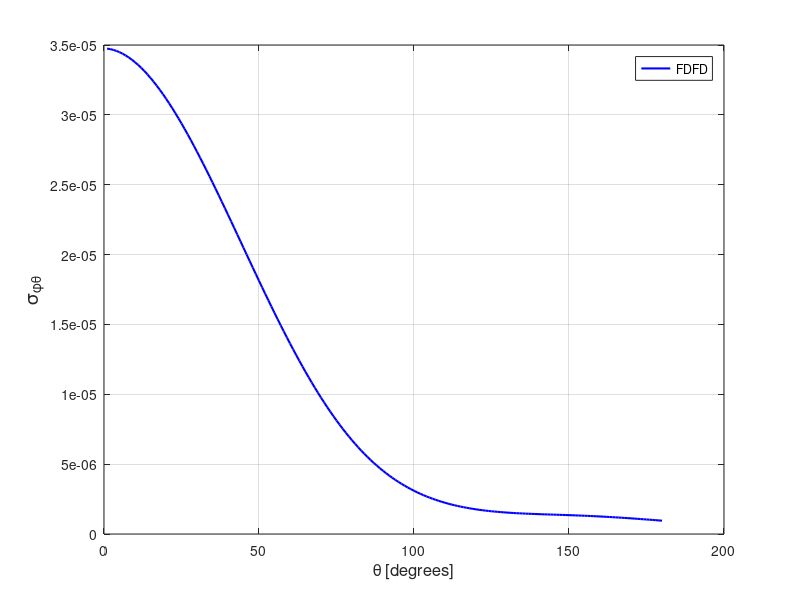

The MATLAB source for this figure:
spt = [ 
    1  0.34742192E-04
    2  0.34705736E-04
    3  0.34651042E-04
    4  0.34577799E-04
    5  0.34486526E-04
    6  0.34377346E-04
    7  0.34250370E-04
    8  0.34106532E-04
    9  0.33945373E-04
   10  0.33767737E-04
   11  0.33574037E-04
   12  0.33363856E-04
   13  0.33138629E-04
   14  0.32898592E-04
   15  0.32643286E-04
   16  0.32374170E-04
   17  0.32090960E-04
   18  0.31794301E-04
   19  0.31485022E-04
   20  0.31162654E-04
   21  0.30829116E-04
   22  0.30483312E-04
   23  0.30127085E-04
   24  0.29760078E-04
   25  0.29382432E-04
   26  0.28995293E-04
   27  0.28599708E-04
   28  0.28194858E-04
   29  0.27782327E-04
   30  0.27361035E-04
   31  0.26934340E-04
   32  0.26500329E-04
   33  0.26059653E-04
   34  0.25614419E-04
   35  0.25162972E-04
   36  0.24707446E-04
   37  0.24247985E-04
   38  0.23785013E-04
   39  0.23318808E-04
   40  0.22850247E-04
   41  0.22379227E-04
   42  0.21906737E-04
   43  0.21433149E-04
   44  0.20958300E-04
   45  0.20483652E-04
   46  0.20009402E-04
   47  0.19535781E-04
   48  0.19063245E-04
   49  0.18592527E-04
   50  0.18123706E-04
   51  0.17657310E-04
   52  0.17193845E-04
   53  0.16733959E-04
   54  0.16277889E-04
   55  0.15825935E-04
   56  0.15377898E-04
   57  0.14935212E-04
   58  0.14497939E-04
   59  0.14065558E-04
   60  0.13639014E-04
   61  0.13219488E-04
   62  0.12805751E-04
   63  0.12399530E-04
   64  0.11999930E-04
   65  0.11606915E-04
   66  0.11222270E-04
   67  0.10845149E-04
   68  0.10476236E-04
   69  0.10114615E-04
   70  0.97619832E-05
   71  0.94178722E-05
   72  0.90816284E-05
   73  0.87547278E-05
   74  0.84360072E-05
   75  0.81264743E-05
   76  0.78255825E-05
   77  0.75334592E-05
   78  0.72500225E-05
   79  0.69761354E-05
   80  0.67103574E-05
   81  0.64537439E-05
   82  0.62058343E-05
   83  0.59661475E-05
   84  0.57356260E-05
   85  0.55134801E-05
   86  0.52995065E-05
   87  0.50937024E-05
   88  0.48959882E-05
   89  0.47063195E-05
   90  0.45245947E-05
   91  0.43501286E-05
   92  0.41833068E-05
   93  0.40235295E-05
   94  0.38711455E-05
   95  0.37256095E-05
   96  0.35867636E-05
   97  0.34543862E-05
   98  0.33282906E-05
   99  0.32083269E-05
  100  0.30944789E-05
  101  0.29861044E-05
  102  0.28830477E-05
  103  0.27857275E-05
  104  0.26930934E-05
  105  0.26058372E-05
  106  0.25230031E-05
  107  0.24450944E-05
  108  0.23711777E-05
  109  0.23018551E-05
  110  0.22360719E-05
  111  0.21742903E-05
  112  0.21163492E-05
  113  0.20616415E-05
  114  0.20105970E-05
  115  0.19625945E-05
  116  0.19176784E-05
  117  0.18756234E-05
  118  0.18363461E-05
  119  0.17998046E-05
  120  0.17654251E-05
  121  0.17335392E-05
  122  0.17040848E-05
  123  0.16765518E-05
  124  0.16511218E-05
  125  0.16273282E-05
  126  0.16055465E-05
  127  0.15853319E-05
  128  0.15663840E-05
  129  0.15490511E-05
  130  0.15330349E-05
  131  0.15181441E-05
  132  0.15044993E-05
  133  0.14917654E-05
  134  0.14799371E-05
  135  0.14689986E-05
  136  0.14587869E-05
  137  0.14491197E-05
  138  0.14399835E-05
  139  0.14314811E-05
  140  0.14232711E-05
  141  0.14155344E-05
  142  0.14079154E-05
  143  0.14004435E-05
  144  0.13932893E-05
  145  0.13861186E-05
  146  0.13788582E-05
  147  0.13716229E-05
  148  0.13642009E-05
  149  0.13568686E-05
  150  0.13490752E-05
  151  0.13411892E-05
  152  0.13329703E-05
  153  0.13244021E-05
  154  0.13155523E-05
  155  0.13064345E-05
  156  0.12967937E-05
  157  0.12868642E-05
  158  0.12764908E-05
  159  0.12657380E-05
  160  0.12544452E-05
  161  0.12428153E-05
  162  0.12307584E-05
  163  0.12182281E-05
  164  0.12053405E-05
  165  0.11919930E-05
  166  0.11782162E-05
  167  0.11641127E-05
  168  0.11496278E-05
  169  0.11347839E-05
  170  0.11195859E-05
  171  0.11040405E-05
  172  0.10883130E-05
  173  0.10722065E-05
  174  0.10559505E-05
  175  0.10394338E-05
  176  0.10227523E-05
  177  0.10058892E-05
  178  0.98887585E-06
  179  0.97183795E-06
  180  0.95465168E-06
  181  0.93744279E-06
  182  0.92019621E-06
  183  0.90297618E-06
  184  0.88577934E-06
  185  0.86866277E-06
  186  0.85160133E-06
  187  0.83465625E-06
  188  0.81786516E-06
  189  0.80121612E-06
  190  0.78478280E-06
  191  0.76855031E-06
  192  0.75252086E-06
  193  0.73675812E-06
  194  0.72122111E-06
  195  0.70600811E-06
  196  0.69108933E-06
  197  0.67648739E-06
  198  0.66220980E-06
  199  0.64825423E-06
  200  0.63478177E-06
  201  0.62164793E-06
  202  0.60885344E-06
  203  0.59641133E-06
  204  0.58445829E-06
  205  0.57293227E-06
  206  0.56177663E-06
  207  0.55109564E-06
  208  0.54084018E-06
  209  0.53109699E-06
  210  0.52176080E-06
  211  0.51295478E-06
  212  0.50460227E-06
  213  0.49671013E-06
  214  0.48934686E-06
  215  0.48246216E-06
  216  0.47607583E-06
  217  0.47026722E-06
  218  0.46495157E-06
  219  0.46015694E-06
  220  0.45595047E-06
  221  0.45219525E-06
  222  0.44900938E-06
  223  0.44642601E-06
  224  0.44439847E-06
  225  0.44300086E-06
  226  0.44214420E-06
  227  0.44201246E-06
  228  0.44246073E-06
  229  0.44354823E-06
  230  0.44524117E-06
  231  0.44775499E-06
  232  0.45100123E-06
  233  0.45486360E-06
  234  0.45967118E-06
  235  0.46529840E-06
  236  0.47164360E-06
  237  0.47904888E-06
  238  0.48728634E-06
  239  0.49658047E-06
  240  0.50693887E-06
  241  0.51851327E-06
  242  0.53130748E-06
  243  0.54525663E-06
  244  0.56065386E-06
  245  0.57756029E-06
  246  0.59606617E-06
  247  0.61617260E-06
  248  0.63821807E-06
  249  0.66209549E-06
  250  0.68819321E-06
  251  0.71643399E-06
  252  0.74710169E-06
  253  0.78041853E-06
  254  0.81643344E-06
  255  0.85544048E-06
  256  0.89775057E-06
  257  0.94328516E-06
  258  0.99252327E-06
  259  0.10457396E-05
  260  0.11029261E-05
  261  0.11649855E-05
  262  0.12314781E-05
  263  0.13030023E-05
  264  0.13800386E-05
  265  0.14623940E-05
  266  0.15508956E-05
  267  0.16455722E-05
  268  0.17471941E-05
  269  0.18558436E-05
  270  0.19715178E-05
  271  0.20951347E-05
  272  0.22267448E-05
  273  0.23667849E-05
  274  0.25158311E-05
  275  0.26740136E-05
  276  0.28416484E-05
  277  0.30191216E-05
  278  0.32068069E-05
  279  0.34050722E-05
  280  0.36142178E-05
  281  0.38345629E-05
  282  0.40665586E-05
  283  0.43097107E-05
  284  0.45652178E-05
  285  0.48331631E-05
  286  0.51134375E-05
  287  0.54061406E-05
  288  0.57120533E-05
  289  0.60300804E-05
  290  0.63611878E-05
  291  0.67052592E-05
  292  0.70628043E-05
  293  0.74332206E-05
  294  0.78161102E-05
  295  0.82122406E-05
  296  0.86207810E-05
  297  0.90423146E-05
  298  0.94754869E-05
  299  0.99210520E-05
  300  0.10377837E-04
  301  0.10846520E-04
  302  0.11326271E-04
  303  0.11816494E-04
  304  0.12316517E-04
  305  0.12826293E-04
  306  0.13345310E-04
  307  0.13872790E-04
  308  0.14407992E-04
  309  0.14950288E-04
  310  0.15499305E-04
  311  0.16054399E-04
  312  0.16614689E-04
  313  0.17178687E-04
  314  0.17747114E-04
  315  0.18317574E-04
  316  0.18890789E-04
  317  0.19464343E-04
  318  0.20038869E-04
  319  0.20612173E-04
  320  0.21184764E-04
  321  0.21754613E-04
  322  0.22321483E-04
  323  0.22884557E-04
  324  0.23442395E-04
  325  0.23994815E-04
  326  0.24540845E-04
  327  0.25079373E-04
  328  0.25610057E-04
  329  0.26131016E-04
  330  0.26643056E-04
  331  0.27144497E-04
  332  0.27634007E-04
  333  0.28112627E-04
  334  0.28577339E-04
  335  0.29029974E-04
  336  0.29468325E-04
  337  0.29892024E-04
  338  0.30300847E-04
  339  0.30693907E-04
  340  0.31070795E-04
  341  0.31431926E-04
  342  0.31774976E-04
  343  0.32101667E-04
  344  0.32409538E-04
  345  0.32700209E-04
  346  0.32971751E-04
  347  0.33225224E-04
  348  0.33459557E-04
  349  0.33674802E-04
  350  0.33870401E-04
  351  0.34047298E-04
  352  0.34204455E-04
  353  0.34342254E-04
  354  0.34460270E-04
  355  0.34558914E-04
  356  0.34637542E-04
  357  0.34697179E-04
  358  0.34737317E-04
  359  0.34758134E-04
  360  0.34759621E-04
 ]; 
plot(spt(1:180,1),spt(1:180,2),'b-','linewidth',1.5 ); 
grid on 
legend('FDFD');
xlabel('\theta [degrees]','FontSize',12);
ylabel('\sigma_{\phi\theta}','FontSize',14);
